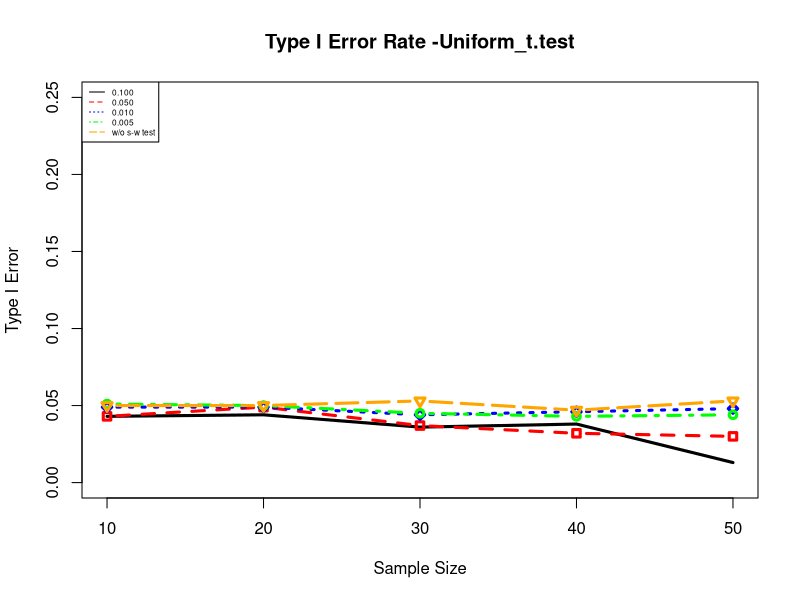

Write R code to recreate this figure. (Note: this script raises an error after producing the figure.)
setwd("D:/OSU/Research/Pval/New folder")
set.seed(1)
alpha<-0.05
shapiro_alpha <- c(0.1,0.05,0.01, 0.005,0)
sample_size<-c(10,20,30,40,50)
pval<- numeric(length(shapiro_alpha)*length(sample_size))
pvalue<-array(pval, dim = c(length(sample_size), length((shapiro_alpha))),
              dimnames = list(sample_size,c(0.100, 0.050, 0.010, 0.005, "w/o pretest")))

num_sim<-0
for(i in 1: length(sample_size)){
  n<-sample_size[i]
  print(n)
  for(j in 1: length(shapiro_alpha)){
    s.alpha<-shapiro_alpha[j]
    print(s.alpha)
    sample_passed<-0 
    reject_h0<-numeric(sample_passed)
    while (sample_passed<10000){
      x1<-runif(n,min=0, max = 1)
      x2<-runif(n,min=0, max = 1)
      if(shapiro.test(x1)$p.value>s.alpha & shapiro.test(x2)$p.value>s.alpha){
        pval<-t.test(x1,x2)$p.value
      }
      if(pval<alpha){
        reject_h0[sample_passed]<-1
      }
      else{ reject_h0[sample_passed]<-0}
      sample_passed<-sample_passed+1
      num_sim<-num_sim+1
    }
    pvalue[i,j]<-round(mean(reject_h0), 3)
    
  }
  
}
pvalue
myplot<-plot(sample_size,pvalue[,1], type = "l", pch=24,lwd=3,ylim = c(0.00,0.25), 
             ylab = "Type I Error", xlab = "Sample Size")
title(main = "Type I Error Rate -Uniform_t.test")
points(sample_size, pvalue[,2],type="b", pch=0,  lty=2, lwd=3,col="red")
points(sample_size, pvalue[,3],  type="b", pch=23,  lty=3, lwd=3,col="blue")
points(sample_size, pvalue[,4],  type="b", pch=21,  lty=4, lwd=3,col="green")
points(sample_size, pvalue[,5],  type="b", pch=25,  lty=5, lwd=3,col="orange")
legend("topleft", legend=c("0.100", "0.050", '0.010',"0.005","w/o s-w test"),
       col=c("black","red","blue", "green", "orange"), lty =c(1:5),cex = 0.5)


Error.unif.t<- as.data.frame(pvalue)

#export data into excel
library("writexl")
write_xlsx(Error.unif.t,"D:/OSU/Research/Pval/New folder/Error_unif.xlsx")

save.image(paste0("Error.unif.t",".RData"))

